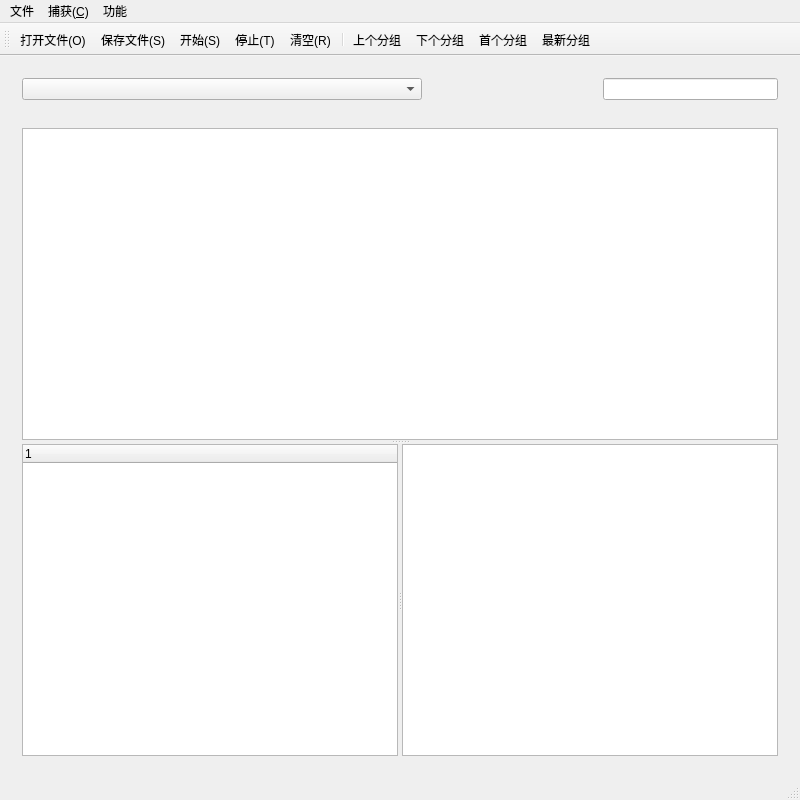
<?xml version="1.0" encoding="UTF-8"?>
<ui version="4.0">
 <class>PacketInfoClass</class>
 <widget class="QMainWindow" name="PacketInfoClass">
  <property name="enabled">
   <bool>true</bool>
  </property>
  <property name="geometry">
   <rect>
    <x>0</x>
    <y>0</y>
    <width>800</width>
    <height>800</height>
   </rect>
  </property>
  <property name="windowTitle">
   <string>MainWindow</string>
  </property>
  <widget class="QWidget" name="centralWidget">
   <layout class="QVBoxLayout" name="verticalLayout_2">
    <item>
     <widget class="QWidget" name="widget_2" native="true">
      <layout class="QHBoxLayout" name="horizontalLayout">
       <item>
        <widget class="QComboBox" name="comboBoxSelectDevices">
         <property name="sizePolicy">
          <sizepolicy hsizetype="Expanding" vsizetype="Fixed">
           <horstretch>0</horstretch>
           <verstretch>0</verstretch>
          </sizepolicy>
         </property>
         <property name="minimumSize">
          <size>
           <width>400</width>
           <height>20</height>
          </size>
         </property>
         <property name="toolTip">
          <string>请选择网卡</string>
         </property>
         <property name="placeholderText">
          <string>网卡</string>
         </property>
        </widget>
       </item>
       <item>
        <spacer name="horizontalSpacer">
         <property name="orientation">
          <enum>Qt::Horizontal</enum>
         </property>
         <property name="sizeHint" stdset="0">
          <size>
           <width>40</width>
           <height>20</height>
          </size>
         </property>
        </spacer>
       </item>
       <item>
        <widget class="QLineEdit" name="lineEditFilter"/>
       </item>
      </layout>
     </widget>
    </item>
    <item>
     <widget class="QWidget" name="widget" native="true">
      <layout class="QHBoxLayout" name="horizontalLayout_2">
       <item>
        <widget class="QSplitter" name="splitter_2">
         <property name="orientation">
          <enum>Qt::Vertical</enum>
         </property>
         <widget class="QTableWidget" name="tableWidgetPacketList">
          <property name="sizePolicy">
           <sizepolicy hsizetype="Expanding" vsizetype="Expanding">
            <horstretch>0</horstretch>
            <verstretch>0</verstretch>
           </sizepolicy>
          </property>
          <property name="maximumSize">
           <size>
            <width>16777211</width>
            <height>16777215</height>
           </size>
          </property>
          <property name="sizeAdjustPolicy">
           <enum>QAbstractScrollArea::AdjustIgnored</enum>
          </property>
         </widget>
         <widget class="QSplitter" name="splitter">
          <property name="orientation">
           <enum>Qt::Horizontal</enum>
          </property>
          <widget class="QTreeWidget" name="treeWidgetPktInfo">
           <attribute name="headerVisible">
            <bool>true</bool>
           </attribute>
           <column>
            <property name="text">
             <string notr="true">1</string>
            </property>
           </column>
          </widget>
          <widget class="QTableWidget" name="tableWidgetDataInfo">
           <property name="sizePolicy">
            <sizepolicy hsizetype="Preferred" vsizetype="Preferred">
             <horstretch>0</horstretch>
             <verstretch>0</verstretch>
            </sizepolicy>
           </property>
          </widget>
         </widget>
        </widget>
       </item>
      </layout>
     </widget>
    </item>
   </layout>
  </widget>
  <widget class="QMenuBar" name="menuBar">
   <property name="geometry">
    <rect>
     <x>0</x>
     <y>0</y>
     <width>800</width>
     <height>22</height>
    </rect>
   </property>
   <widget class="QMenu" name="menu_C">
    <property name="title">
     <string>捕获(&amp;C)</string>
    </property>
    <addaction name="actStart"/>
    <addaction name="actStop"/>
    <addaction name="actRestart"/>
    <addaction name="separator"/>
   </widget>
   <widget class="QMenu" name="menu">
    <property name="title">
     <string>功能</string>
    </property>
    <addaction name="actUp"/>
    <addaction name="actDown"/>
    <addaction name="actTop"/>
    <addaction name="actBottom"/>
    <addaction name="separator"/>
    <addaction name="actChart"/>
    <addaction name="actCreate"/>
   </widget>
   <widget class="QMenu" name="menud">
    <property name="title">
     <string>文件</string>
    </property>
    <addaction name="actOpen"/>
    <addaction name="actSave"/>
   </widget>
   <addaction name="menud"/>
   <addaction name="menu_C"/>
   <addaction name="menu"/>
  </widget>
  <widget class="QToolBar" name="mainToolBar">
   <attribute name="toolBarArea">
    <enum>TopToolBarArea</enum>
   </attribute>
   <attribute name="toolBarBreak">
    <bool>false</bool>
   </attribute>
   <addaction name="actOpen"/>
   <addaction name="actSave"/>
   <addaction name="actStart"/>
   <addaction name="actStop"/>
   <addaction name="actRestart"/>
   <addaction name="separator"/>
   <addaction name="actUp"/>
   <addaction name="actDown"/>
   <addaction name="actTop"/>
   <addaction name="actBottom"/>
  </widget>
  <widget class="QStatusBar" name="statusBar"/>
  <action name="actStart">
   <property name="icon">
    <iconset resource="MainWindow.qrc">
     <normaloff>:/Icons/start.png</normaloff>:/Icons/start.png</iconset>
   </property>
   <property name="text">
    <string>开始(&amp;S)</string>
   </property>
   <property name="shortcut">
    <string>Ctrl+E</string>
   </property>
  </action>
  <action name="actStop">
   <property name="icon">
    <iconset resource="MainWindow.qrc">
     <normaloff>:/Icons/stop.png</normaloff>:/Icons/stop.png</iconset>
   </property>
   <property name="text">
    <string>停止(&amp;T)</string>
   </property>
   <property name="shortcut">
    <string>Ctrl+T</string>
   </property>
  </action>
  <action name="actRestart">
   <property name="icon">
    <iconset resource="MainWindow.qrc">
     <normaloff>:/Icons/restart.png</normaloff>:/Icons/restart.png</iconset>
   </property>
   <property name="text">
    <string>清空(&amp;R)</string>
   </property>
   <property name="shortcut">
    <string>Ctrl+R</string>
   </property>
  </action>
  <action name="actUp">
   <property name="icon">
    <iconset resource="MainWindow.qrc">
     <normaloff>:/Icons/up.png</normaloff>:/Icons/up.png</iconset>
   </property>
   <property name="text">
    <string>上个分组</string>
   </property>
  </action>
  <action name="actDown">
   <property name="icon">
    <iconset resource="MainWindow.qrc">
     <normaloff>:/Icons/down.png</normaloff>:/Icons/down.png</iconset>
   </property>
   <property name="text">
    <string>下个分组</string>
   </property>
  </action>
  <action name="actTop">
   <property name="icon">
    <iconset resource="MainWindow.qrc">
     <normaloff>:/Icons/top.png</normaloff>:/Icons/top.png</iconset>
   </property>
   <property name="text">
    <string>首个分组</string>
   </property>
   <property name="shortcut">
    <string>Ctrl+Home</string>
   </property>
  </action>
  <action name="actBottom">
   <property name="icon">
    <iconset resource="MainWindow.qrc">
     <normaloff>:/Icons/bottom.png</normaloff>:/Icons/bottom.png</iconset>
   </property>
   <property name="text">
    <string>最新分组</string>
   </property>
   <property name="shortcut">
    <string>Ctrl+End</string>
   </property>
  </action>
  <action name="actSave">
   <property name="icon">
    <iconset resource="MainWindow.qrc">
     <normaloff>:/Icons/save.png</normaloff>:/Icons/save.png</iconset>
   </property>
   <property name="text">
    <string>保存文件(&amp;S)</string>
   </property>
   <property name="shortcut">
    <string>Ctrl+S</string>
   </property>
  </action>
  <action name="actOpen">
   <property name="icon">
    <iconset resource="MainWindow.qrc">
     <normaloff>:/Icons/open.png</normaloff>:/Icons/open.png</iconset>
   </property>
   <property name="text">
    <string>打开文件(&amp;O)</string>
   </property>
   <property name="shortcut">
    <string>Ctrl+O</string>
   </property>
  </action>
  <action name="actChart">
   <property name="icon">
    <iconset resource="MainWindow.qrc">
     <normaloff>:/Icons/pie-chart.png</normaloff>:/Icons/pie-chart.png</iconset>
   </property>
   <property name="text">
    <string>封包数量</string>
   </property>
  </action>
  <action name="actCreate">
   <property name="icon">
    <iconset resource="MainWindow.qrc">
     <normaloff>:/Icons/packet.png</normaloff>:/Icons/packet.png</iconset>
   </property>
   <property name="text">
    <string>构造封包</string>
   </property>
  </action>
 </widget>
 <layoutdefault spacing="6" margin="11"/>
 <resources>
  <include location="MainWindow.qrc"/>
 </resources>
 <connections/>
</ui>
